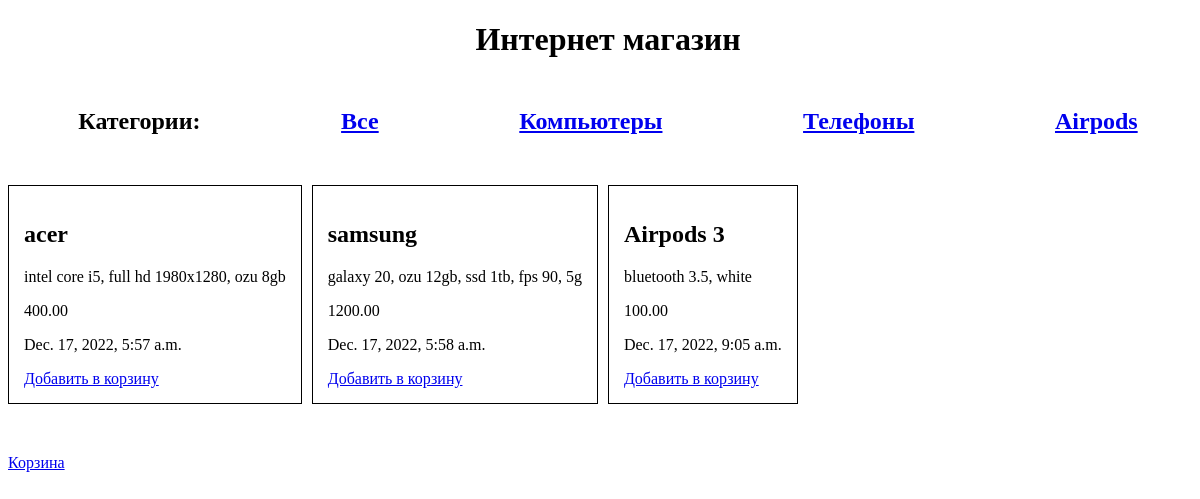
The page / on the database its author committed.
### shop_post/models.py (models this page shows, shortened)
class Category(models.Model):
    title = models.CharField(verbose_name="title", max_length=150)

class Post(models.Model):
    category = models.ForeignKey("Category", on_delete=models.CASCADE, blank=True, null=True)
    title = models.CharField(max_length=150, verbose_name="Title")
    text = models.TextField(max_length=250, verbose_name="Text")
    price = models.DecimalField(max_digits=7, decimal_places=2)
    created_date = models.DateTimeField(verbose_name="Created date", auto_now_add=True)
    published_date = models.DateTimeField(verbose_name="published date", auto_now=False)

### shop_post/views.py (the view)
# urls.py: path('', views.home_page, name="home_page"),
def home_page(request):
    post = Post.objects.all()
    category=Category.objects.all()
    return render(request, 'shop_post/home_page.html', {'post':post, 'category':category})

### shop_post/templates/shop_post/home_page.html (shortened to what this page needs)
{% extends 'shop_post/base.html' %}
{% block content %}
<h1>Интернет магазин</h1>
<div class="category">
    <h2>Категории:</h2>
    <a href="{% url 'home_page' %}"><h2> Все</h2></a>
    {% for i in category %}
        <a href="{% url 'home_page' category_pk=i.pk %}"><h2>{{i.title}}</h2></a>
    {% endfor %}
</div>
<div class="posts">
    {% for i in post %}
            <div class="post-objects">
                <h2>{{i.title}}</h2>
                <p>{{i.text}}</p>
                <p>{{i.price}}</p>
                <p>{{i.created_date}}</p>
                <a href="{% url 'add_basket' product_pk=i.pk %}">Добавить в корзину</a>
            </div>
    {% endfor %}
</div>
<div class="basket-buttons">
        <a  href="{% url 'basket' %}">Корзина</a>
</div>
{% endblock %}

### shop_post/templates/shop_post/base.html (shortened to what this page needs)
<!DOCTYPE html>
<html lang="en">
<head>
</head>
<body>
    <div class="container" >
        {% block content %}
        {% endblock %}
    </div>
</body>
</html>

### shop_post/templates/shop_post/base.html (style rules this page uses)
.container { margin-left: auto; margin-right: auto; width: 1200px; }

### shop_post/templates/shop_post/home_page.html (style rules this page uses)
.post-objects { border: 1px solid black; padding: 15px; }
.posts { display: flex; gap:10px; }
.category { display: flex; justify-content: space-around; margin-bottom: 30px; }
h1 { text-align: center; margin-bottom: 30px; }
.basket-buttons { display: flex; margin-top:50px; gap: 25px; }

### rows shown on the page
Category: title "Компьютеры"
Category: title "Телефоны"
Category: title "Airpods"
Post: title "acer", text "intel core i5, full hd 1980x1280, ozu 8gb", price "400.00", created_date "Dec. 17, 2022, 5:57 a.m."
Post: title "samsung", text "galaxy 20, ozu 12gb, ssd 1tb, fps 90, 5g", price "1200.00", created_date "Dec. 17, 2022, 5:58 a.m."
Post: title "Airpods 3", text "bluetooth 3.5, white", price "100.00", created_date "Dec. 17, 2022, 9:05 a.m."
